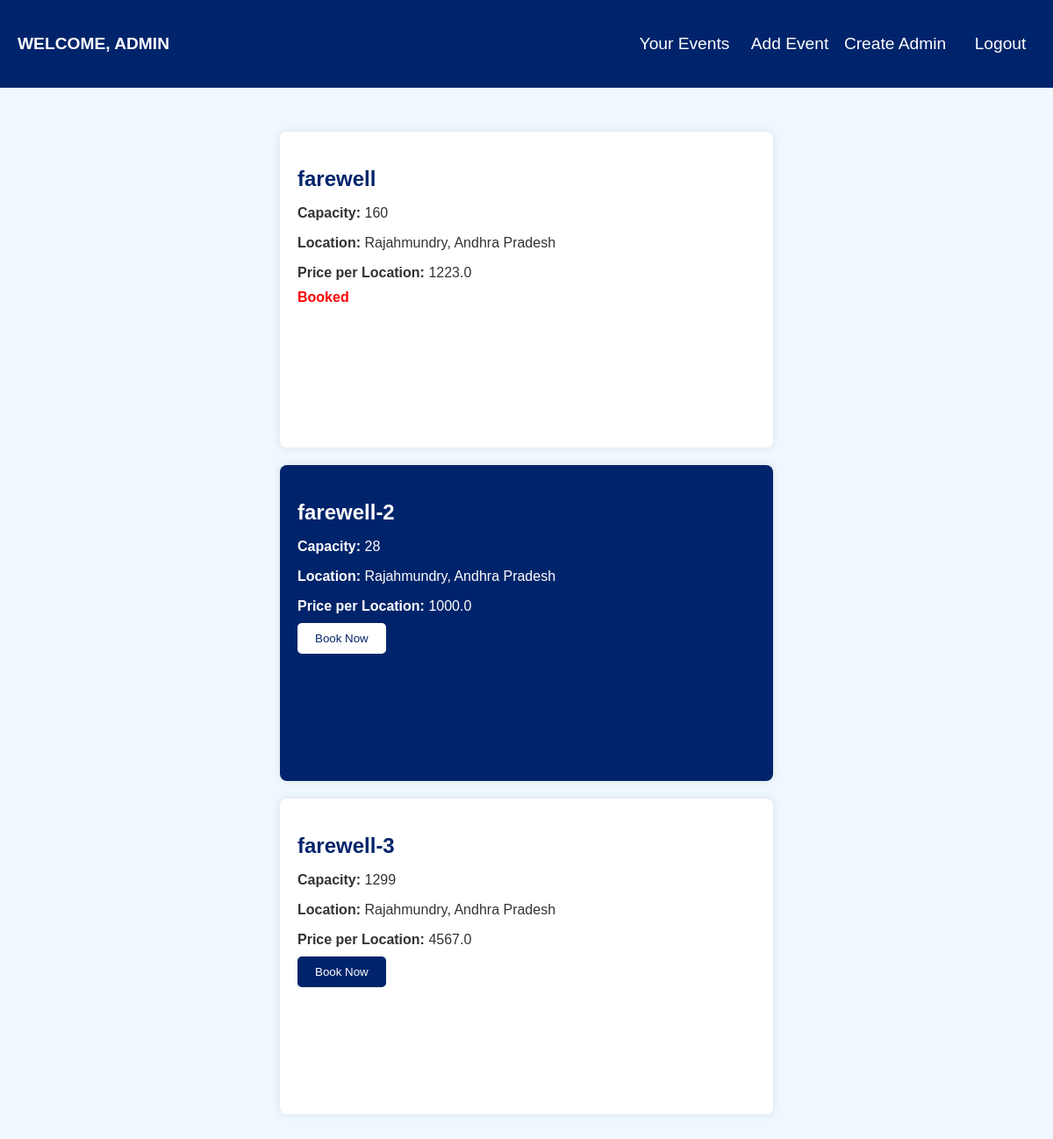
The page /home (signed in) on the database as committed earlier.
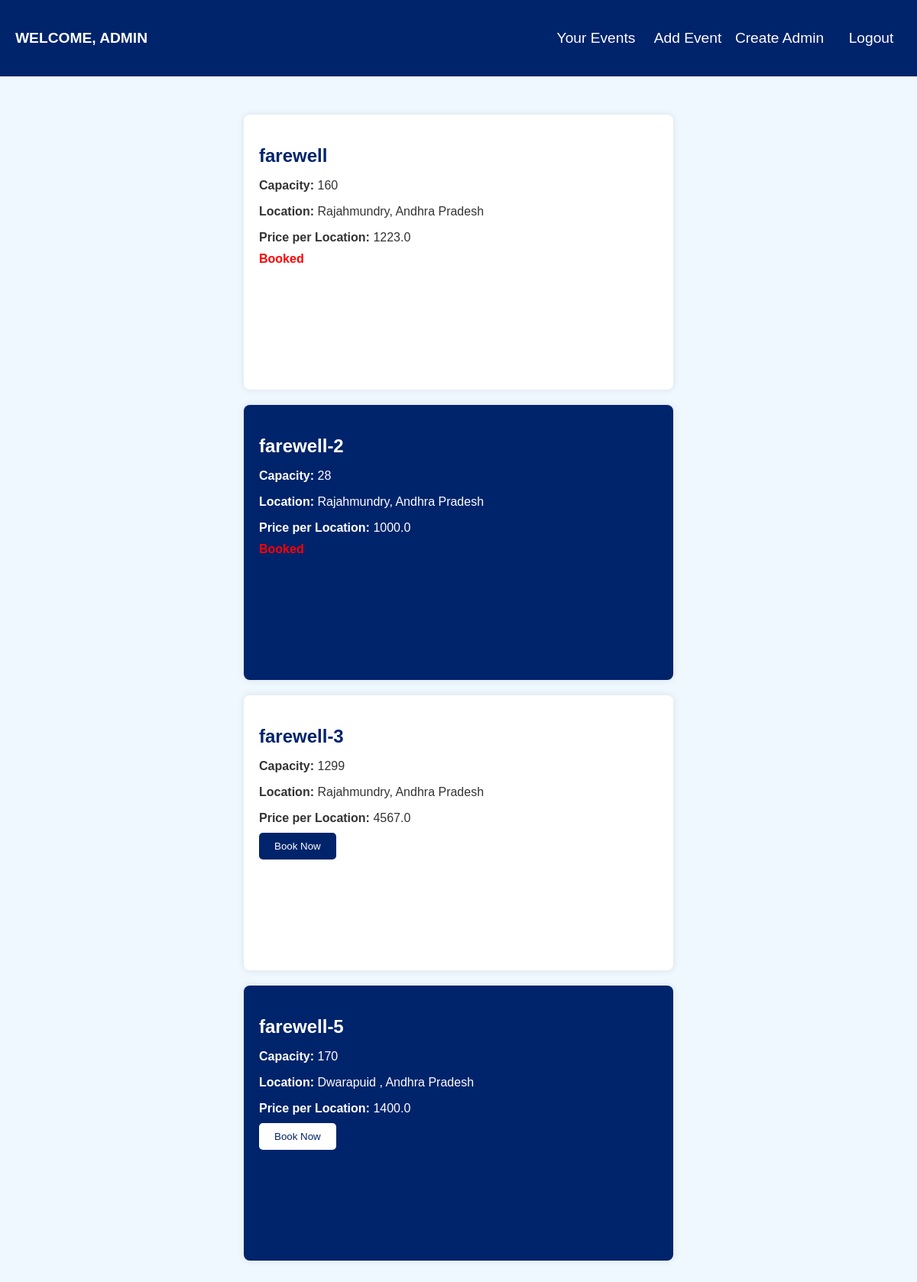
The same page on the database as committed later.
### models.py (models this page shows, shortened)
class Event(db.Model):
    id = db.Column(db.Integer, primary_key=True)
    event_name = db.Column(db.String(100), nullable=False)
    capacity = db.Column(db.Integer, nullable=False)
    location = db.Column(db.String(100), nullable=False)
    price_per_hour = db.Column(db.Float, nullable=False)
    status = db.Column(db.Boolean, default=True)
    book_events = db.relationship('BookEvent', backref='event', cascade='all, delete-orphan')

### app.py (the view)
@app.route('/home')
def landinghome():
    if not is_logged_in():
        return redirect(url_for('login'))
    user = session['user']
    if session["role"] == "ADMIN":
        events = Event.query.all()
        return render_template("admin.html", user=user, events=events)
    events = Event.query.filter_by(status=True).all()
    return render_template("userhome.html", user=user, events=events)

### app.py (called while the page is built)
def is_logged_in():
    return 'user' in session

### templates/admin.html (shortened to what this page needs)
<!DOCTYPE html>
<html lang="en">
<head>
</head>
<body>
    <div class="header">
        <div class="logo">
            <span>WELCOME, {{ session['user'].upper() }} </span>
        </div>
        <div class="links">
            <a href="/getall">Your Events</a>
            <a href="/addevent">Add Event</a>
            <a href="/createadmin">Create Admin</a>
            <a href="/logout" onclick="alert('Your session may be deleted')">Logout</a>
        </div>
    </div>
    <div class="container">
        {% for event in events %}
            <form action="/book-event" method="post" class="event-item {% if loop.index is even %}card-blue{% else %}card-white{% endif %}">
                <h2>{{ event.event_name }}</h2>
                <p><strong>Capacity:</strong> {{ event.capacity }}</p>
                <p><strong>Location:</strong> {{ event.location }}</p>
                <p><strong>Price per Location:</strong> {{ event.price_per_hour }}</p>
                <p class="status {% if event.status %}green{% else %}red{% endif %}">
                    {% if event.status %}
                        <input type="submit" value="Book Now">
                    {% else %}
                        Booked
                    {% endif %}
                </p>
            </form>
        {% endfor %}
    </div>
</body>
</html>

### templates/admin.html (style rules this page uses)
body { font-family: Arial, sans-serif; background-color: #F0F8FF; margin: 0; padding: 0; display: flex; flex-direction: column; height: 100vh; padding-top: 60px; }
.header { position: fixed; top: 0; left: 0; width: 100%; height: 10vh; background-color: #00246B; color: white; padding: 10px 0; text-align: center; font-size: 1.2rem; z-index: 100; display: flex; flex-direction: row; align-items: center; justify-content: space-between; }
.header .links { width: 40%; display: flex; justify-content: space-between; }
.logo { margin-left: 10px; font-weight: 700; }
.links a { width: 100%; display: flex; flex-direction: row; align-items: center; justify-content: space-around; font-weight: 400; color: white; text-decoration: none; }
.container { flex: 1; padding: 20px; margin-top: 60px; display: flex; flex-wrap: wrap; justify-content: center; }
.event-item { height: 40vh; width: 45%; margin: 10px; padding: 20px; border-radius: 8px; box-shadow: 0 0 10px rgba(0, 0, 0, 0.1); transition: background-color 0.3s ease-in-out; }
.event-item p { color: #333; margin-bottom: 10px; }
.event-item h2 { margin-bottom: 15px; }
.status { font-weight: bold; margin-top: 10px; }
.status.green { color: green; }
.status.red { color: red; }
.card-blue { background-color: #00246B; color: white; }
.card-white { background-color: white; color: #00246B; }
.card-blue input[type="submit"] { background-color: white; color: #00246B; border: none; padding: 10px 20px; border-radius: 5px; cursor: pointer; }
.card-white input[type="submit"] { background-color: #00246B; color: white; border: none; padding: 10px 20px; border-radius: 5px; cursor: pointer; }
.card-blue p { color: white; }
.header span { margin-left: 10px; animation: from-left 1s forwards; }

Rows that differ between the two databases and show on the page:
changed Event "farewell-2": value "Book Now" → (not shown); now shows "Booked"
added Event: event_name "farewell-5", capacity "170", location "Dwarapuid , Andhra Pradesh", price_per_hour "1400.0"
